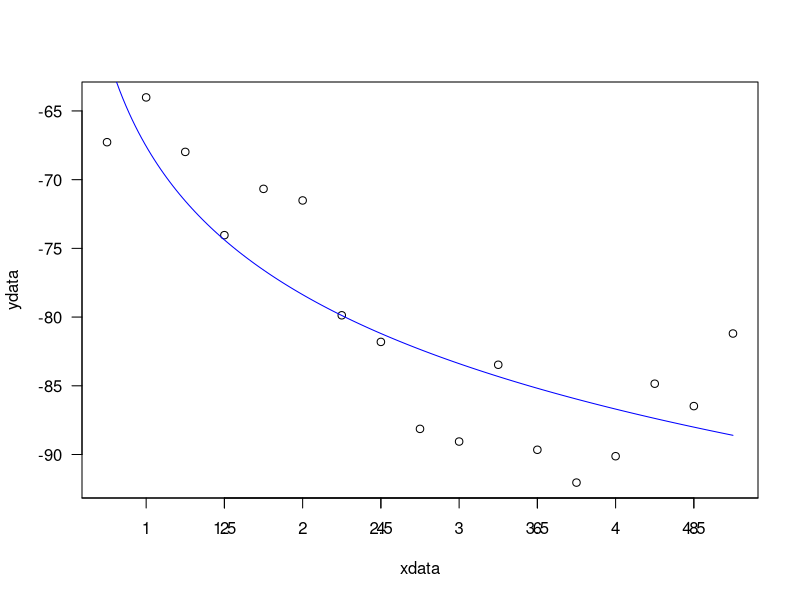

The R script that drew this image:
# Beacon_F57AA5E3EF18_RSSI_NonlinearDataFitting__(0.50 to 8.5m)

# construct the data vectors
xdata = seq(0.5, 8.5, 0.5)
ydata = c(-67.274, -64.015, -67.980, -74.039, -70.670, -71.513, -79.871, -81.807, -88.136, -89.058, -83.470, -89.657, -92.045, -90.125, -84.849, -86.479, -81.197)

# look at it
plot(xdata,ydata, las=1)
axis(1, at=0:16, labels=seq(0.5, 8.5, 0.5))

# some starting values
p1 = -77
p2 = 2
p3 = 3

# do the fit
fit = nls(ydata ~ p1-10*p2*log10(xdata), start=list(p1=p1,p2=p2))

# summarise
summary(fit)

new = data.frame(xdata = seq(min(xdata),max(xdata),len=200))
lines(new$xdata,predict(fit,newdata=new), col='BLUE')